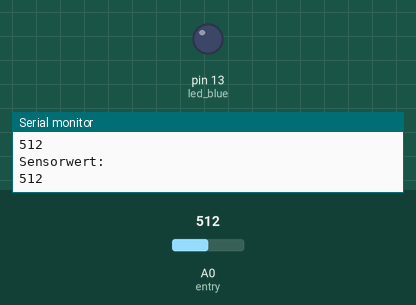
Simulated run of this sketch. Board: Arduino Uno, built with avr-gcc and run on an emulated ATmega328P. Parts: output pins drawn as LEDs (lit = HIGH), the last lines printed to the serial monitor. Inputs (shaded band) come from the test bench; at power-on: A0 (entry) = 512.

Above: at 2.8 s.
2.9 s: A0 (entry) set to 498
At 4.3 s:
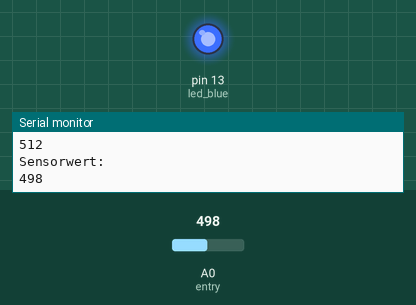
5.6 s: A0 (entry) set to 522
At 7.0 s:
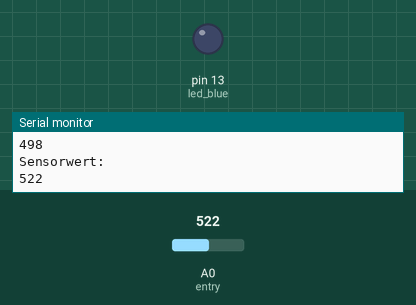
8.3 s: A0 (entry) set to 511
At 11.3 s:
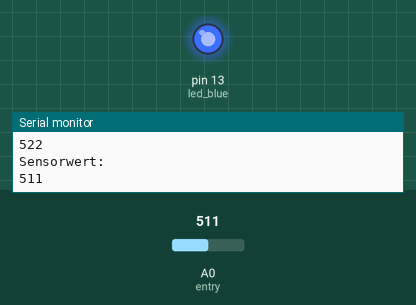
Timing chart, 0 to 12.8 s (numbered marks = the images above; inputs shaded):
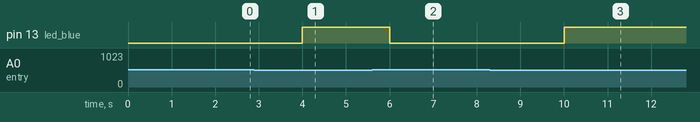

The sketch:

lichtstaerke_messen_mit_serielle_monitor.ino
```cpp
int entry = A0;
int led_blue = 13;
int led_blue_value;

void setup() {
  Serial.begin(9600);
  pinMode(led_blue, OUTPUT);
}

void loop() {
  led_blue_value = analogRead(entry);
  Serial.println("Sensorwert: ");
  Serial.println(led_blue_value);

  if (led_blue_value < 512) {
    digitalWrite(led_blue, HIGH);
  } else {
    digitalWrite(led_blue, LOW);
  }
  delay(2000);
}
```

Measured:
- the behaviour switches between 512 and 511 on A0 (entry) (found by bisection; images 0 and 1)
- after the input at 2.9 s, pin 13 (led_blue): LOW → HIGH after 1.1 s
- after the input at 5.6 s, pin 13 (led_blue): HIGH → LOW after 0.40 s
- after the input at 8.3 s, pin 13 (led_blue): LOW → HIGH after 1.7 s
